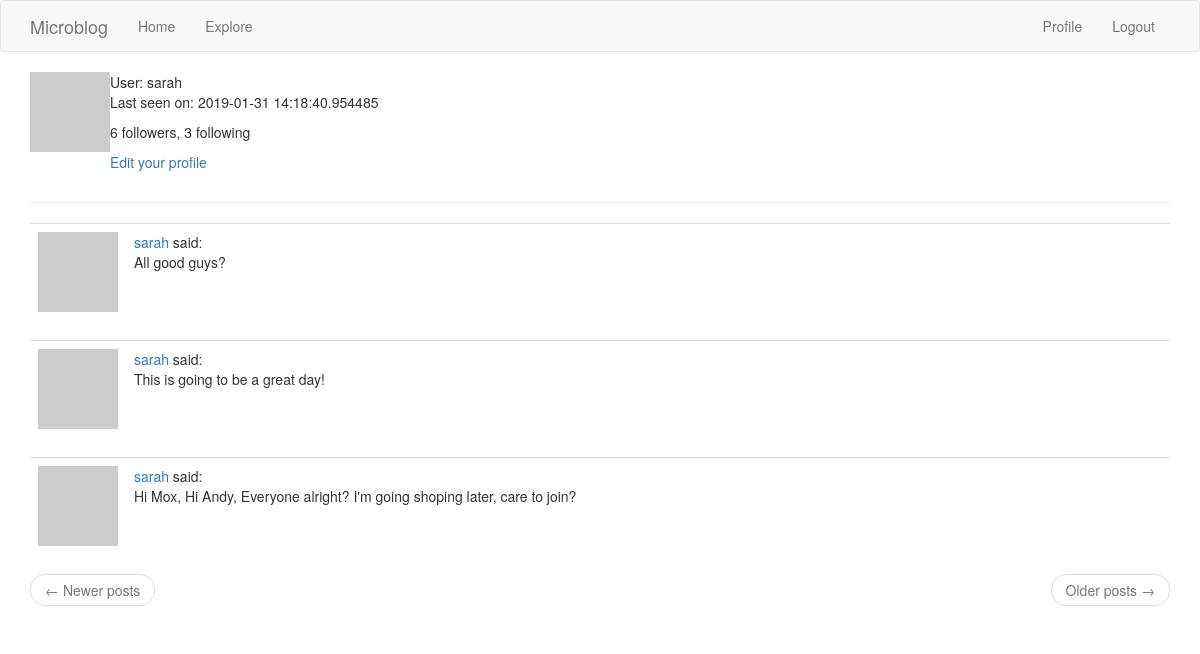
Page /user/sarah (signed in) on the earlier database version.
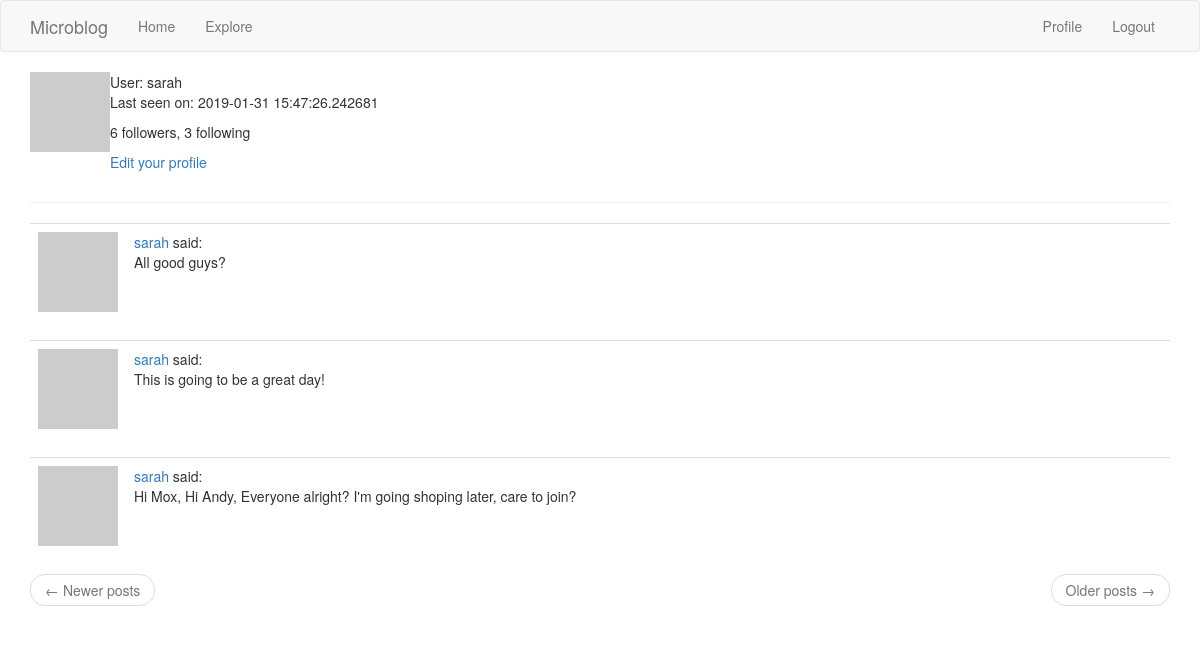
Same page on the later database version.
### app/models.py (models this page shows, shortened)
class User(UserMixin, db.Model):
    id = db.Column(db.Integer, primary_key=True)
    username = db.Column(db.String(60), index=True, unique=True)
    email = db.Column(db.String(120), index=True, unique=True)
    password_hash = db.Column(db.String(128))
    posts = db.relationship('Post', backref='author', lazy='dynamic')
    about_me = db.Column(db.String(140))
    last_seen = db.Column(db.DateTime, default=datetime.utcnow)
    followed = db.relationship('User', secondary=followers,
                               primaryjoin=(followers.c.follower_id == id),
                               secondaryjoin=(followers.c.followed_id == id),
                               backref=db.backref('followers', lazy='dynamic'),
                               lazy='dynamic')
    def avatar(self, size):
        digest = md5(self.email.lower().encode('utf-8')).hexdigest()
        return f'https://www.gravatar.com/avatar/{digest}?d=monsterid&s={size}'

class Post(db.Model):
    id = db.Column(db.Integer, primary_key=True)
    body = db.Column(db.String(140))
    timestamp = db.Column(db.DateTime, index=True, default=datetime.utcnow)
    user_id = db.Column(db.Integer, db.ForeignKey('user.id'))

### app/routes.py (the view)
@app.route('/user/<username>')
@login_required
def user(username):
    user = User.query.filter_by(username=username).first_or_404()
    page = request.args.get('page', 1, type=int)
    posts = user.posts.order_by(Post.timestamp.desc()).paginate(page, app.config['POSTS_PER_PAGE'],
                                                                False)
    next_url = url_for('user', username=username, page=posts.next_num) if posts.has_next else None
    prev_url = url_for('user', username=username, page=posts.prev_num) if posts.has_prev else None
    return render_template('user.html', title='Profile', user=user, posts=posts.items,
                           next_url=next_url, prev_url=prev_url)

### app/models.py (called while the page is built)
@login.user_loader
def load_user(id):
    return User.query.get(int(id))

### app/routes.py (called while the page is built)
@app.before_request
def before_request():
    if current_user.is_authenticated:
        current_user.last_seen = datetime.utcnow()
        db.session.commit()

### app/templates/user.html (shortened to what this page needs)
{% extends 'base.html' %}
{% block app_content %}
    <table>
        <tr valign="top">
            <td><img src="{{ user.avatar(128) }}"></td>
            <td>User: {{ user.username }}
                {% if user.last_seen %}<p>Last seen on: {{ user.last_seen }}</p>{% endif %}
                <p>{{ user.followers.count() }} followers, {{ user.followed.count() }} following</p>
                {% if user == current_user %}
                <p><a href="{{ url_for('edit_profile') }}">Edit your profile</a></p>
                {% elif not current_user.is_following(user) %}
                <p><a href="{{ url_for('follow', username=user.username) }}">Follow</a></p>
                {% else %}
                <p><a href="{{ url_for('unfollow', username=user.username) }}">Unfollow</a></p>
                {% endif %}
            </td>
        </tr>
    </table>
    <hr>
    {% for post in posts %}
        {% include '_post.html' %}
    {% endfor %}
    <nav aria-label="...">
        <ul class="pager">
            <li class="previous{% if not prev_url %} disabled{% endif %}">
                <a href="{{ prev_url or '#' }}">
                    <span aria-hidden="true">&larr;</span> Newer posts
                </a>
            </li>
            <li class="next{% if not next_url %} disabled{% endif %}">
                <a href="{{ next_url or '#' }}">
                    Older posts <span aria-hidden="true">&rarr;</span>
                </a>
            </li>
        </ul>
    </nav>
{% endblock %}

### app/templates/base.html (shortened to what this page needs)
{% extends 'bootstrap/base.html' %}
{% block navbar %}
    <nav class="navbar navbar-default">
        <div class="container">
            <div class="navbar-header">
                <a class="navbar-brand" href="{{ url_for('index') }}">Microblog</a>
            </div>
            <div class="collapse navbar-collapse" id="bs-example-navbar-collapse-1">
                <ul class="nav navbar-nav">
                    <li><a href="{{ url_for('index') }}">Home</a></li>
                    <li><a href="{{ url_for('explore') }}">Explore</a></li>
                </ul>
                <ul class="nav navbar-nav navbar-right">
                    {% if current_user.is_anonymous %}
                    <li><a href="{{ url_for('login') }}">Login</a></li>
                    {% else %}
                    <li><a href="{{ url_for('user', username=current_user.username) }}">Profile</a></li>
                    <li><a href="{{ url_for('logout') }}">Logout</a></li>
                    {% endif %}
                </ul>
            </div>
        </div>
    </nav>
{% endblock %}
{% block content %}
    <div class="container">
        {% block app_content %}{% endblock %}
    </div>
{% endblock %}

### app/templates/_post.html
<table class="table table-hover">
        <tr valign="top">
            <td width="70px">
                <a href="{{ url_for('user', username=post.author.username) }}">
                    <img src="{{ post.author.avatar(70) }}" />
                </a>
            </td>
            <td>
                <a href="{{ url_for('user', username=post.author.username) }}">
                    {{ post.author.username }}
                </a>
                said:<br>  {{ post.body }}
            </td>
        </tr>
</table>

Differences in the rows shown:
changed User "sarah": last_seen "2019-01-31 14:18:40.954485" → "2019-01-31 15:47:26.242681"
